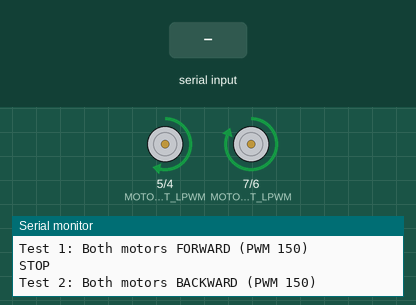
The sketch below on a simulated Arduino Uno, built with avr-gcc and run on an emulated ATmega328P. Shown: motor-driver pin pairs drawn as motors (green arrow = first pin HIGH = forward, orange = second pin HIGH = backward, longer = more drive), the last lines printed to the serial monitor. The inputs (shaded band) are chosen by the test bench.

Above: at 22.4 s.
22.5 s: "F" received over Serial
At 24.6 s:
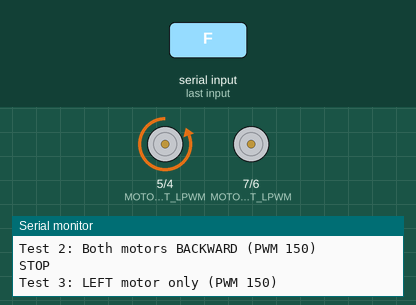
35.5 s: "B" received over Serial
At 44.0 s:
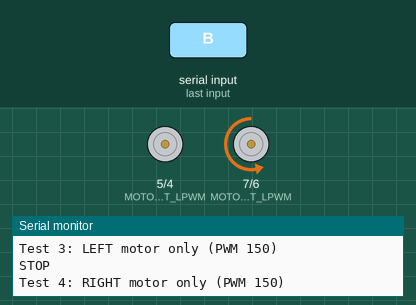
51.5 s: "R" received over Serial
At 61.5 s:
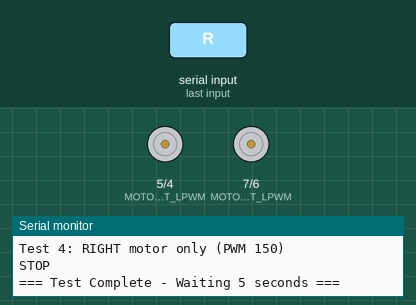
Timing chart, 0 to 72.0 s (numbered marks = the images above; inputs shaded):
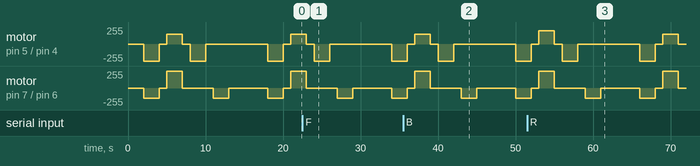

The sketch:

motor_test_simple.ino
```cpp
// Simple motor test for BTS7960 motor drivers
// This will cycle motors forward, backward, and stop

#define MOTOR_RIGHT_RPWM  6  // Right motor forward
#define MOTOR_RIGHT_LPWM  7  // Right motor backward
#define MOTOR_LEFT_RPWM   4  // Left motor forward
#define MOTOR_LEFT_LPWM   5  // Left motor backward

void setup() {
  Serial.begin(115200);

  pinMode(MOTOR_RIGHT_RPWM, OUTPUT);
  pinMode(MOTOR_RIGHT_LPWM, OUTPUT);
  pinMode(MOTOR_LEFT_RPWM, OUTPUT);
  pinMode(MOTOR_LEFT_LPWM, OUTPUT);

  // Stop all motors
  analogWrite(MOTOR_RIGHT_RPWM, 0);
  analogWrite(MOTOR_RIGHT_LPWM, 0);
  analogWrite(MOTOR_LEFT_RPWM, 0);
  analogWrite(MOTOR_LEFT_LPWM, 0);

  Serial.println("Motor Test Ready");
  Serial.println("Commands:");
  Serial.println("  F = Forward");
  Serial.println("  B = Backward");
  Serial.println("  L = Left motor only");
  Serial.println("  R = Right motor only");
  Serial.println("  S = Stop");
  delay(2000);
}

void loop() {
  // Auto test sequence
  Serial.println("\n=== Starting Auto Test Sequence ===");

  // Test 1: Both motors forward slow
  Serial.println("Test 1: Both motors FORWARD (PWM 150)");
  analogWrite(MOTOR_LEFT_RPWM, 150);
  analogWrite(MOTOR_LEFT_LPWM, 0);
  analogWrite(MOTOR_RIGHT_RPWM, 150);
  analogWrite(MOTOR_RIGHT_LPWM, 0);
  delay(2000);

  // Stop
  Serial.println("STOP");
  analogWrite(MOTOR_LEFT_RPWM, 0);
  analogWrite(MOTOR_LEFT_LPWM, 0);
  analogWrite(MOTOR_RIGHT_RPWM, 0);
  analogWrite(MOTOR_RIGHT_LPWM, 0);
  delay(1000);

  // Test 2: Both motors backward slow
  Serial.println("Test 2: Both motors BACKWARD (PWM 150)");
  analogWrite(MOTOR_LEFT_RPWM, 0);
  analogWrite(MOTOR_LEFT_LPWM, 150);
  analogWrite(MOTOR_RIGHT_RPWM, 0);
  analogWrite(MOTOR_RIGHT_LPWM, 150);
  delay(2000);

  // Stop
  Serial.println("STOP");
  analogWrite(MOTOR_LEFT_RPWM, 0);
  analogWrite(MOTOR_LEFT_LPWM, 0);
  analogWrite(MOTOR_RIGHT_RPWM, 0);
  analogWrite(MOTOR_RIGHT_LPWM, 0);
  delay(1000);

  // Test 3: Left motor only
  Serial.println("Test 3: LEFT motor only (PWM 150)");
  analogWrite(MOTOR_LEFT_RPWM, 150);
  analogWrite(MOTOR_LEFT_LPWM, 0);
  analogWrite(MOTOR_RIGHT_RPWM, 0);
  analogWrite(MOTOR_RIGHT_LPWM, 0);
  delay(2000);

  // Stop
  Serial.println("STOP");
  analogWrite(MOTOR_LEFT_RPWM, 0);
  analogWrite(MOTOR_LEFT_LPWM, 0);
  analogWrite(MOTOR_RIGHT_RPWM, 0);
  analogWrite(MOTOR_RIGHT_LPWM, 0);
  delay(1000);

  // Test 4: Right motor only
  Serial.println("Test 4: RIGHT motor only (PWM 150)");
  analogWrite(MOTOR_LEFT_RPWM, 0);
  analogWrite(MOTOR_LEFT_LPWM, 0);
  analogWrite(MOTOR_RIGHT_RPWM, 150);
  analogWrite(MOTOR_RIGHT_LPWM, 0);
  delay(2000);

  // Stop
  Serial.println("STOP");
  analogWrite(MOTOR_LEFT_RPWM, 0);
  analogWrite(MOTOR_LEFT_LPWM, 0);
  analogWrite(MOTOR_RIGHT_RPWM, 0);
  analogWrite(MOTOR_RIGHT_LPWM, 0);

  Serial.println("\n=== Test Complete - Waiting 5 seconds ===\n");
  delay(5000);

  // Check for serial commands
  if (Serial.available()) {
    char cmd = Serial.read();
    handleCommand(cmd);
  }
}

void handleCommand(char cmd) {
  switch(cmd) {
    case 'F':
    case 'f':
      Serial.println("Forward");
      analogWrite(MOTOR_LEFT_RPWM, 200);
      analogWrite(MOTOR_LEFT_LPWM, 0);
      analogWrite(MOTOR_RIGHT_RPWM, 200);
      analogWrite(MOTOR_RIGHT_LPWM, 0);
      break;

    case 'B':
    case 'b':
      Serial.println("Backward");
      analogWrite(MOTOR_LEFT_RPWM, 0);
      analogWrite(MOTOR_LEFT_LPWM, 200);
      analogWrite(MOTOR_RIGHT_RPWM, 0);
      analogWrite(MOTOR_RIGHT_LPWM, 200);
      break;

    case 'L':
    case 'l':
      Serial.println("Left motor only");
      analogWrite(MOTOR_LEFT_RPWM, 200);
      analogWrite(MOTOR_LEFT_LPWM, 0);
      analogWrite(MOTOR_RIGHT_RPWM, 0);
      analogWrite(MOTOR_RIGHT_LPWM, 0);
      break;

    case 'R':
    case 'r':
      Serial.println("Right motor only");
      analogWrite(MOTOR_LEFT_RPWM, 0);
      analogWrite(MOTOR_LEFT_LPWM, 0);
      analogWrite(MOTOR_RIGHT_RPWM, 200);
      analogWrite(MOTOR_RIGHT_LPWM, 0);
      break;

    case 'S':
    case 's':
      Serial.println("Stop");
      analogWrite(MOTOR_LEFT_RPWM, 0);
      analogWrite(MOTOR_LEFT_LPWM, 0);
      analogWrite(MOTOR_RIGHT_RPWM, 0);
      analogWrite(MOTOR_RIGHT_LPWM, 0);
      break;
  }
}
```
